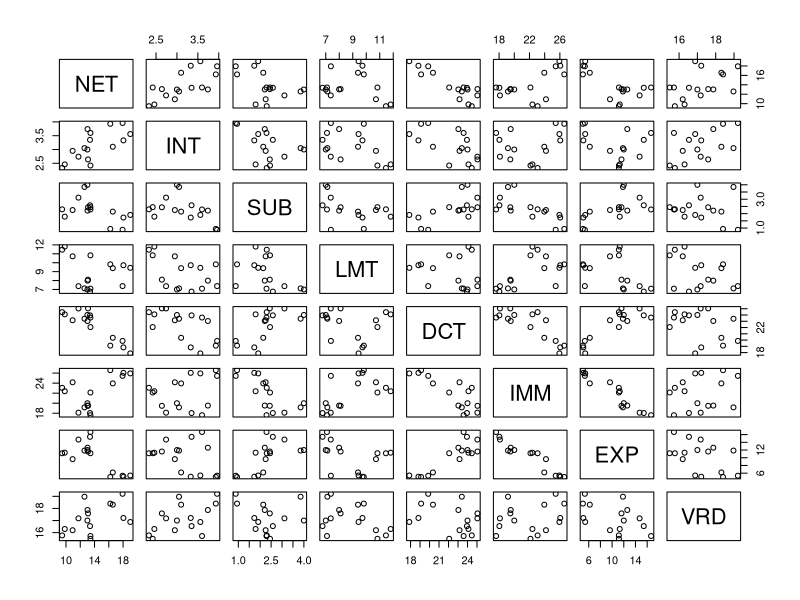
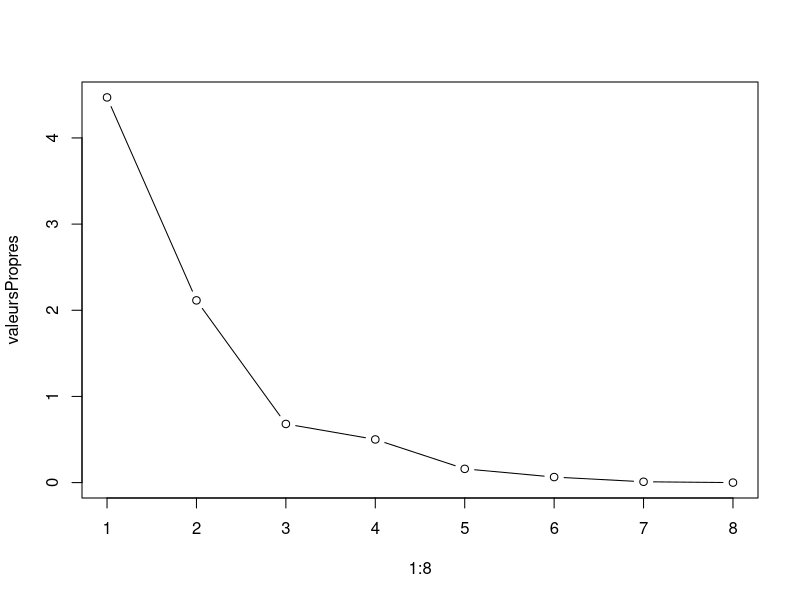
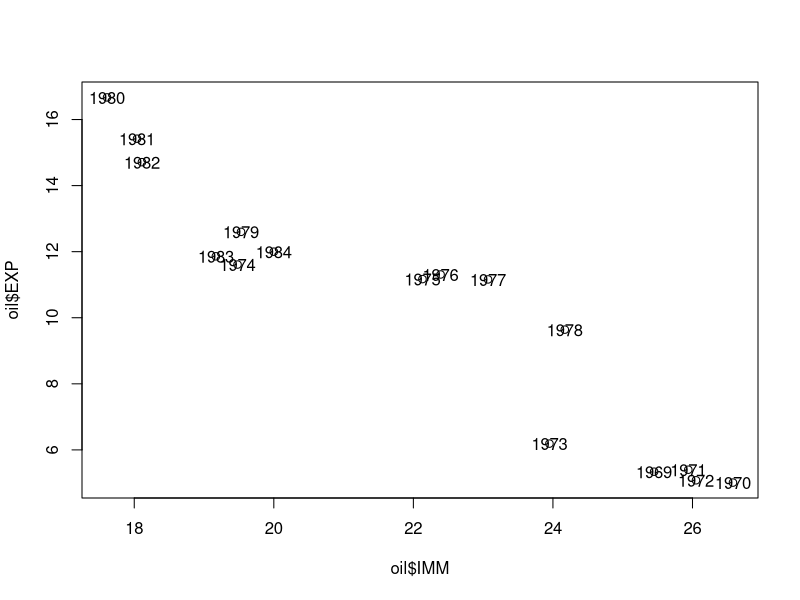

Write R code to recreate these figures, in order.
oil <- read.table("petrole.csv", header=T, sep = ";", row.names = 1); # parse csv file (with ; separator) into matrix
# header : labels for columns from 1st line of CSV file
# row.names : labels for row from the column 1
print(oil);
summary(oil);

print("Covariance")
print(cov(oil)); # covariance
print("Correlation")
print(cor(oil)); # correlation

ncol(oil); # number of columns
nrow(oil); # number of rows

# plot relationship between IMM and EXP variables (they have high correlation)
png(filename = "IMMEXP.png"); # start printing plot to png image
plot(oil$IMM,oil$EXP);
text(oil$IMM,oil$EXP, rownames(oil));
dev.off(); # end printing

# analyse variable pairs plot in table
pairs(oil);

# Center data
oilCenter <- scale(oil, center = T, scale = F);
print(oilCenter);
summary(oilCenter); # mean is 0 -> normal

print("Covariance Center")
print(cov(oilCenter)); # covariance
print("Correlation Center")
print(cor(oilCenter)); # correlation

# Center and reduce data
oilCenteredReduced <- scale(oil, center = T, scale = T);
print(oilCenteredReduced);
summary(oilCenter); # mean is 0 -> normal

print("Covariance Centered Reduced")
View(cov(oilCenteredReduced)); # covariance
print("Correlation Centered Reduced")
View(cor(oilCenteredReduced)); # correlation

# ======================== ACP ===================================

# Calcule des valeurs propres et vecteurs propres
propres <- eigen(cor(oilCenteredReduced));
valeursPropres <- propres$values;
vecteursPropres <- propres$vectors;

# Graphique des valeurs propres (éboulis et coude)
plot(1:8,valeursPropres, type="b");

# Composantes principales
